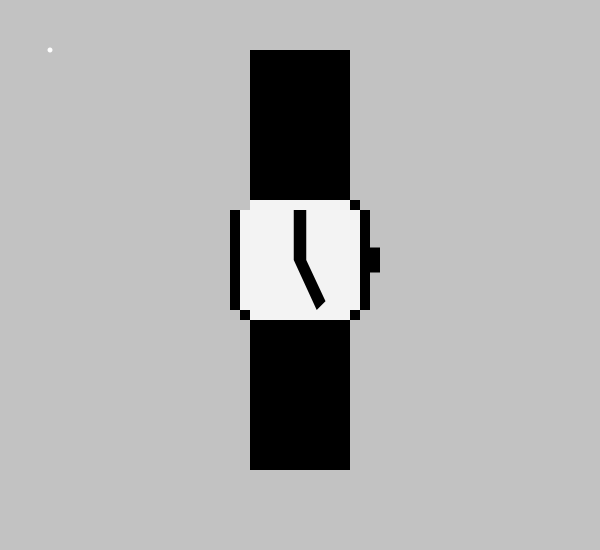
Frame 1 (no input)
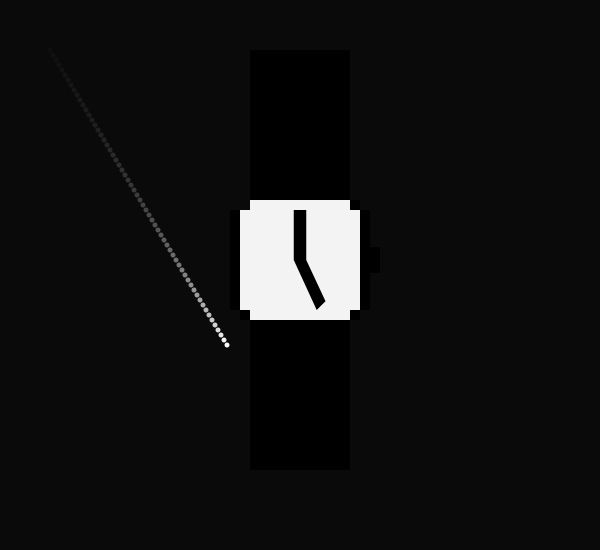
Frame 60 (the mouse pressed at the canvas centre just before this capture)
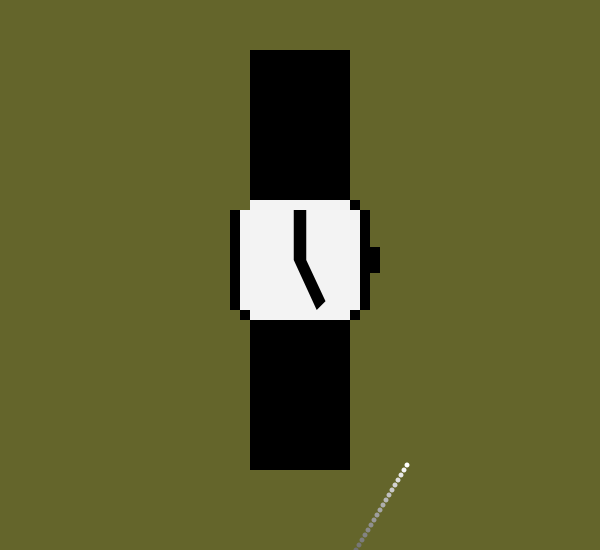
Frame 120 (the mouse held since frame 60 and released just before this capture)

The Processing sketch that drew these frames (run headless with seeded random() and noise(); from frame 60 on, the mouse is pressed at the canvas centre):

// Processing sketch: processing_19614
// ── processing_19614.pde

//variables for ellipse
float y = 50;
float x = 50;
int directionx = 3;
int directiony = 5;



void setup(){
  size (600,550);
  smooth();
  noStroke();
  frameRate(50);
}

void draw(){
  
  fill(0,0,0);
beginShape ();
vertex (250,50);
vertex (350,50);
vertex (350,200);
vertex (250,200);
vertex (250,50);
endShape();

//clock, wrist band upper
fill(0,0,0);
beginShape ();
vertex (250,320);
vertex (350,320);
vertex (350,470);
vertex (250,470);
vertex (250,320);
endShape ();


//outer frame of clock, square 1
fill(0,0,0);
beginShape ();
vertex (350,200);
vertex (360,200);
vertex (360,210);
vertex (350,210);
vertex (350,200);
endShape ();

//outer frame of clock, square 2
fill(0,0,0);
beginShape ();
vertex (350,310);
vertex (360,310);
vertex (360,320);
vertex (350,320);
vertex (350,310);
endShape ();

//outer frame of clock, square 3
fill(0,0,0);
beginShape ();
vertex (250,310);
vertex (250,320);
vertex (240,320);
vertex (240,310);
vertex (250,310);
endShape ();

//outer frame of clock, square 4
fill(0,0,0);
beginShape ();
vertex (250,220);
vertex (250,210);
vertex (240,210);
vertex (240,220);
vertex (250,220);
endShape ();

//outer frame of clock, ride side
fill(0,0,0);
beginShape();
vertex (360,210);
vertex (370,210);
vertex (370,310);
vertex (360,310);
vertex (360,210);
endShape();

//dial
fill(0,0,0);
beginShape();
vertex (360,247.5);
vertex (380,247.5);
vertex (380,272.5);
vertex (360,272.5);
vertex (360,247.5);
endShape();

//outer frame of clock, left side
fill(0,0,0);
beginShape();
vertex (230,210);
vertex (240,210);
vertex (240,310);
vertex (230,310);
vertex (230,210);
endShape();

//white box 
fill(255,255,255);
beginShape ();
vertex (250,200);
vertex (350,200);
vertex (350,210);
vertex (360,210);
vertex (360,310);
vertex (350,310);
vertex (350,320);
vertex (250,320);
vertex (250,310);
vertex (240,310);
vertex (240,210);
vertex (250,210);
vertex (250,200);
endShape ();

//hour hand
fill(0,0,0);
beginShape ();
vertex (293.75,210);
vertex (306.25,210);
vertex (306.25,260);
vertex (293.75,260);
vertex (293.75,210);
endShape ();

//minute hand
smooth();
fill(0,0,0);
beginShape();
vertex (293.75,260);
vertex (306.25,260);
vertex (325.5,301.2);
vertex (316.7,310);
vertex (293.75,260);
endShape();
  
  fill(0,12);
  rect (0, 0, width, height);
  fill(255);
  ellipse (x, y, 5, 5);
  y += directiony;
  x += directionx;
  
  //if variables
  
  if (y > height){
    directiony = -5;
  }
  
  if (x > width){
    directionx = -3;
  }
  
  if (x < 1){
    directionx = 3;
  }
  
  if (y < 1){
    directiony = 5;
  }
  
  //if color variables
  
  if (x > width){
    background (216,17,17);
  }
  
  if (x < 1){
    background (119,216,17);
  }
  
  if (y < 1){
    background (17,132,216);
  }
  
  if (y > height){
    background (250,252,107);
  }
  

  
  
  
}
